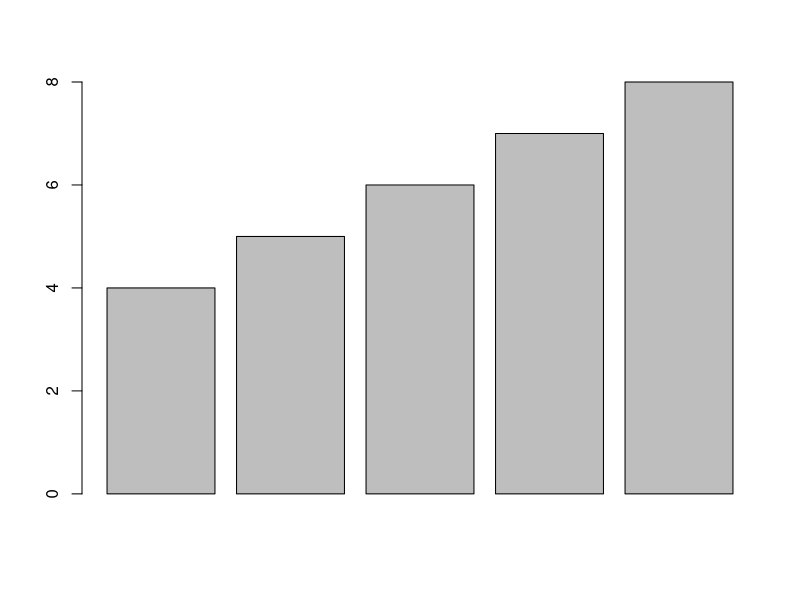
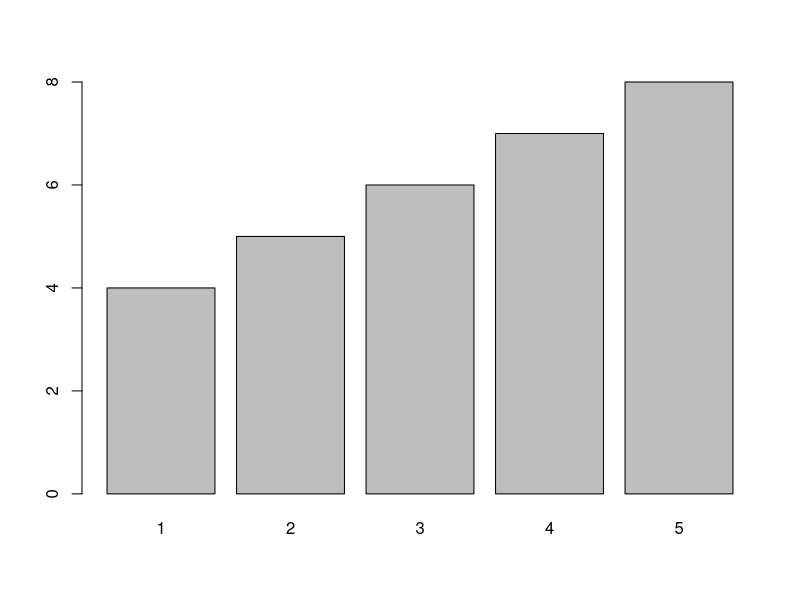
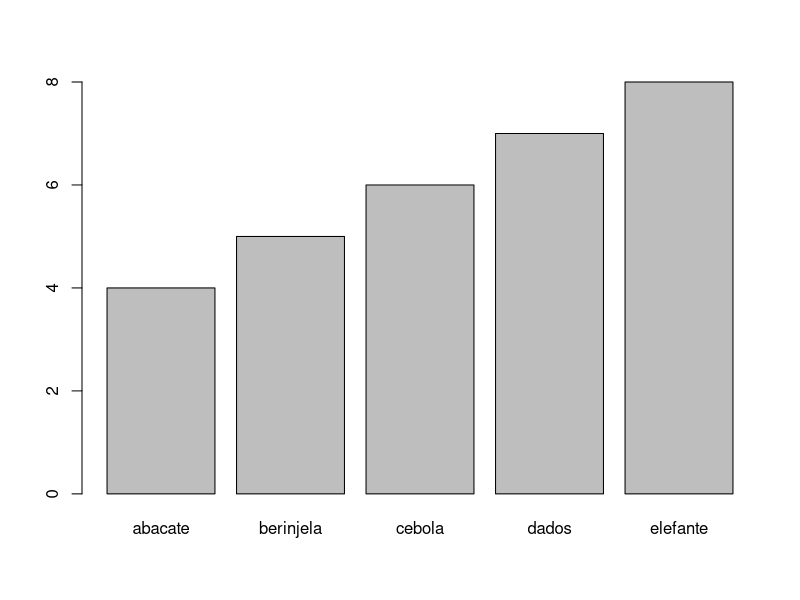
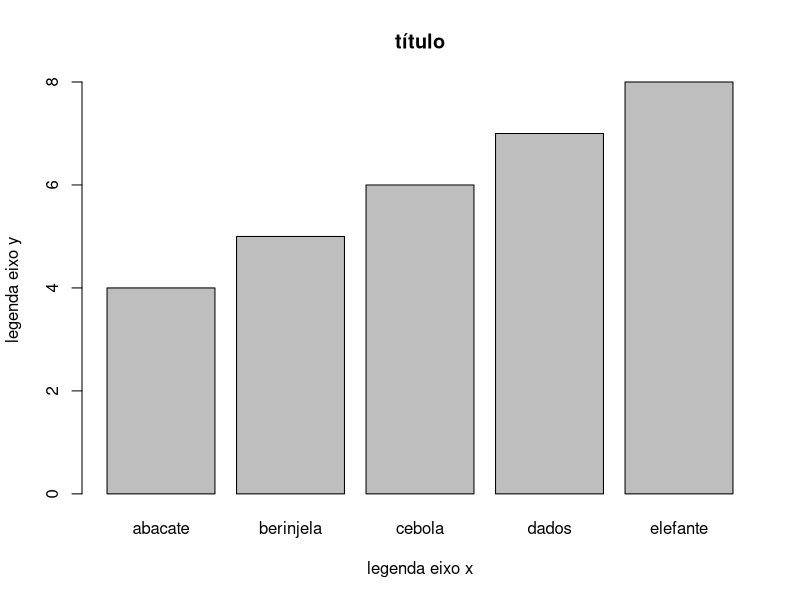
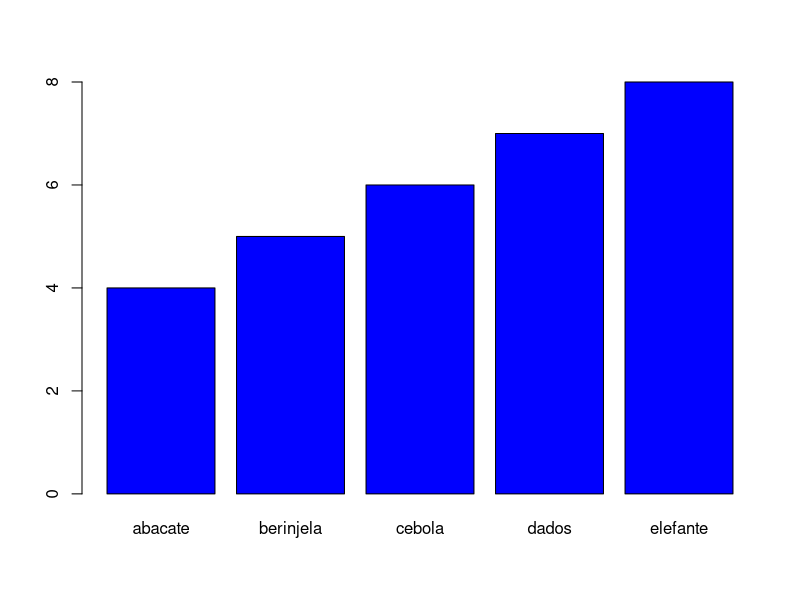
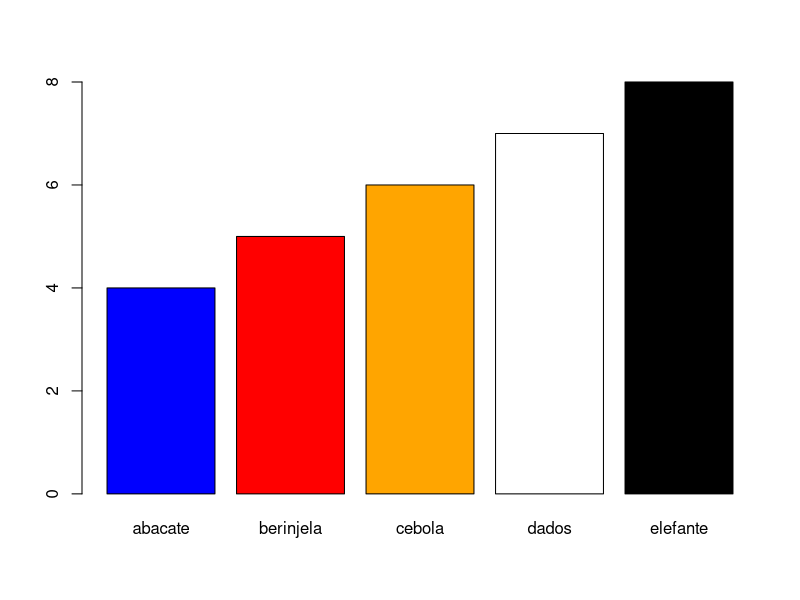
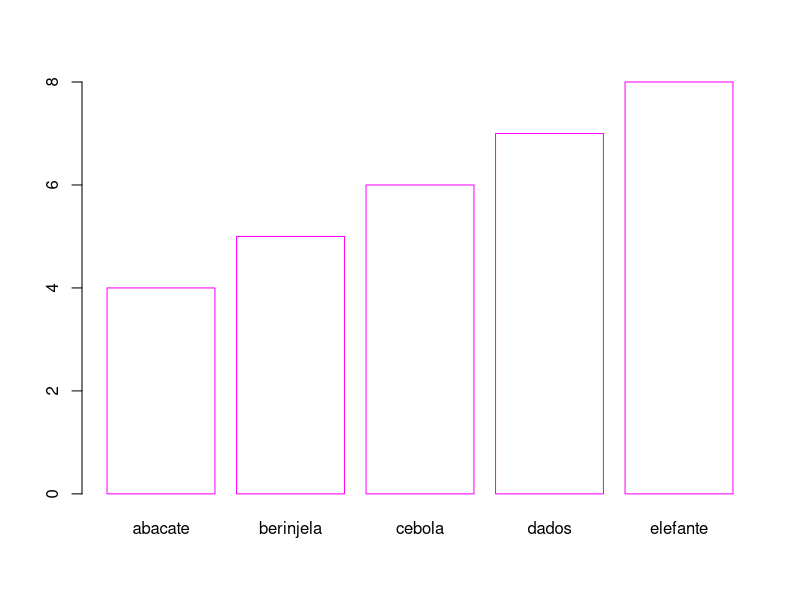
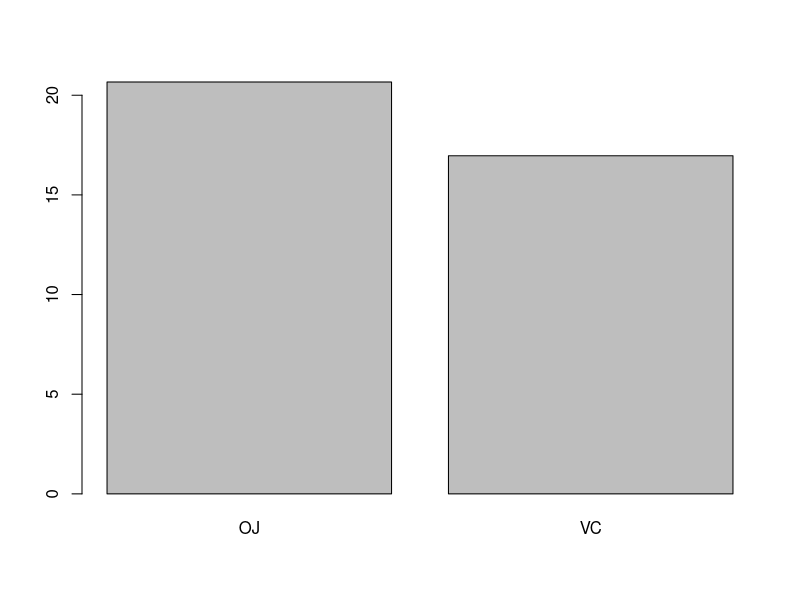

R code for these plots, in order:
# Gráfico de barra com Rbase

# https://youtu.be/8FEVt-qnZMs

#mais simples
dados<- 4:8

barplot(dados)

#adicionando legendas e idenficações

names(dados)<- 1:5
barplot(dados)

names(dados)<- c("a","b","c","d","e")
names(dados)<- c("abacate","berinjela","cebola","dados","elefante")
barplot(dados)


barplot(dados, xlab= "legenda eixo x", ylab = "legenda eixo y", main = "título")


#cores e bordas

barplot(dados,col = "blue") # col para cores, nome das cores

barplot(dados,col = c("blue","red","orange","white","black")) # 


barplot(dados,border= "#FF00FF", col = "#FFFFFF") #border para borda, sistema RBG


#transformando dados em gráficos rapidamente

data()

laranja<- Orange
porco<- ToothGrowth

#média de crescimento dentes por vitamina C
tapply(porco$len,porco$supp,mean)

barplot(tapply(porco$len,porco$supp,mean))

#circunferencia laranjeiras por idade
tapply(laranja$circumference,laranja$age,mean)

barplot(tapply(laranja$circumference,laranja$age,mean))

#gráficos mais completos
barplot(tapply(laranja$circumference,laranja$age,mean),
        col = "sienna1",border= "black" ,
        xlab= "Idade da árvore",ylab= "Circunferência", main = "Circunferência de laranjeiras por idade")


barplot(tapply(porco$len,porco$supp,mean),
        col = "slategray1",border= "blue" ,
        xlab= "Vitamina C",ylab= "Tamanho do dente", main = "Dentes de porquinho-da-índia que consomem vitamina C")
